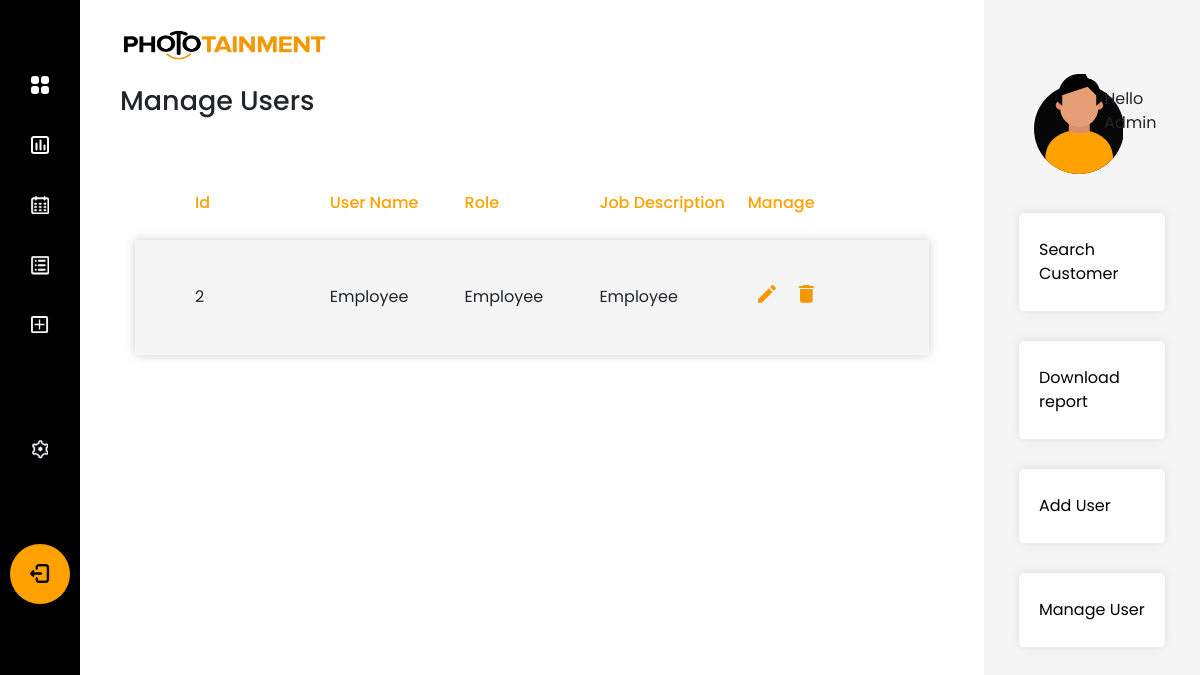
The page /phototainment/manage-user (signed in) on the database as committed earlier.
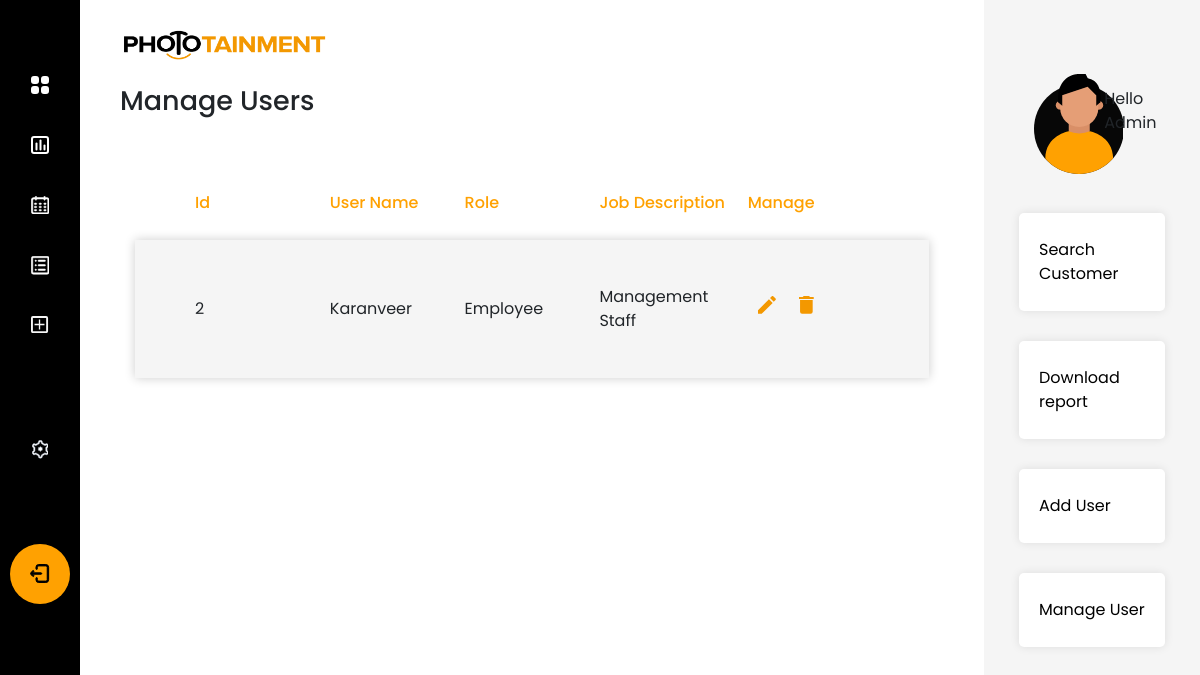
The same page on the database as committed later.
### app/models.py (models this page shows)
class User(UserMixin, db.Model):
    __tablename__ = "user"
    id = db.Column(db.Integer, primary_key=True)
    username = db.Column(db.String(50), unique=True, nullable=False)
    password = db.Column(db.String(100), nullable=False)
    job_description = db.Column(db.String(50), nullable=False)
    role_id = db.Column(db.Integer, db.ForeignKey("user_role.role_id"), nullable=False)
    role = relationship("Role", back_populates="user")
    comment = relationship("Comment", back_populates="user")
    events = relationship("Event", back_populates="user")

class Role(db.Model):
    __tablename__ = "user_role"
    role_id = db.Column(db.Integer, primary_key=True)
    role_name = db.Column(db.String(50), unique=True, nullable=False)
    role_description = db.Column(db.String(50))
    user = relationship("User", back_populates="role")

### app/phototainment/views.py (the view)
@custom_bp.route('/manage-user', methods=["GET"])
@login_required
@admin
def manage_user():
    users = db.session.query(User).order_by('id')
    return render_template('manage-users.html', users=users)

### app/models.py (called while the page is built)
@login_manager.user_loader
def load_user(user_id):
    return User.query.get(int(user_id))

### app/privilege.py (called while the page is built)
def admin(f):
    @wraps(f)
    def decorator_function(*args, **kwargs):
        if current_user.role_id == 1:
            return f(*args, **kwargs)
        else:
            return abort(403)
    return decorator_function

### app/templates/manage-users.html (shortened to what this page needs)
{% extends 'base.html' %}
{% block page_head %}Manage Users{% endblock %}
{% block navbar %}{% include 'sidebar.html' %}{% endblock %}
{% block content %}
<div class="row m-0">
    <div class="col-12">
        <ul class="table-main user-table">
            <li class="table-head">
                <ul class="table-row">
                    <li class="table-item">Id</li>
                    <li class="table-item">User Name</li>
                    <li class="table-item">Role</li>
                    <li class="table-item">Job Description</li>
                    <li class="table-item" style="width:15%;">Manage</li>
                </ul>
            </li>
            <li class="table-body">
                {% for user in users %}
                {% if not user.id == 1 %}
                <ul class="table-row">
                    <li class="table-item">
                        {{user.id}}
                    </li>
                    <li class="table-item">{{user.username.title()}}</li>
                    <li class="table-item">{{user.role.role_name}}</li>
                    <li class="table-item">{{user.job_description}}</li>
                    <li class="table-item">
                        <a class="edit-btn"
                           href="{{ url_for('phototainment.edit_user', user_id=user.id) }}">
                        </a>
                        <button class="delete-btn"
                                onclick="deleteUser('{{ url_for('phototainment.delete_user', user_id=user.id) }}')">
                        </button>
                    </li>
                    {% endif %}
                    {% endfor %}
                </ul>
            </li>
        </ul>
    </div>
</div>
{% endblock %}
{% block side_bar %}{% include 'right-bar.html' %}{% endblock %}

### app/templates/base.html (shortened to what this page needs)
<!DOCTYPE html>
<html lang="en">
<head>
    <link rel="stylesheet" href="{{ url_for('static', filename='css/all.min.css') }}">
    <link rel="stylesheet" href="{{ url_for('static', filename='css/bootstrap.min.css') }}">
    <link rel="stylesheet" href="{{ url_for('static', filename='css/style.css') }}">
</head>
<body>
<div class="wrapper">
    {% block navbar %}{% endblock %}
    <div id="content">
        <header class="pb-5">
            <div class="col-3 p-0"><img class="w-100 p-0" src="{{ url_for('static', filename='img/logo.png') }}"
                                        alt="logo"/></div>
            <div class="page-head col-12 p-0"><h3>{% block page_head %}{% endblock %}</h3></div>
        </header>
        {% block content %}{% endblock %}
    </div>
    {% block side_bar %}{% endblock %}
</body>
</html>

### app/templates/sidebar.html (shortened to what this page needs)
<nav id="sidebar" class="active">
    <ul class="list-unstyled components">
        <li>
            <a href="{{ url_for('phototainment.home') }}">
            </a>
        </li>
        <li>
            <a href="{{ url_for('phototainment.charts') }}">
            </a>
        </li>
        <li>
            <a href="{{ url_for('phototainment.upcoming_events') }}">
            </a>
        </li>
        <li>
            <a href="{{ url_for('phototainment.search_event') }}">
            </a>
        </li>
        <li>
            <a href="{{ url_for('phototainment.add_event') }}">
            </a>
        </li>
        <li class="icon-settings">
            <a href="{{ url_for('phototainment.change_password') }}">
            </a>
        </li>
        <li>
            <a href="{{ url_for('phototainment.logout') }}" class="article">
            </a>
        </li>
    </ul>
</nav>

### app/templates/right-bar.html
<div class="right-bar col-xl-2 col-lg-3 col-md-3">
    <div class="row py-4 greeting-outer">
        <div class="col-lg-7 greeting-img">
            <img src="{{ url_for('static', filename='img/user.png') }}" alt="user"/>
        </div>
        <div class="col-lg-5 text-left greeting-txt">
            <p class="m-0">Hello</p>
            <p class="m-0">{{ current_user.username.title() }}</p>
        </div>
    </div>
    <div class="row">
        <div class="bar-quick-links col-12 p-0">
            <ul>
                <li><a href="#">Search Customer</a></li>
                <li><a href="{{ url_for('phototainment.generate_report') }}">Download report</a></li>
                {% if current_user.role.role_id == 1 %}
                <li><a href="{{ url_for('phototainment.register') }}">Add User</a></li>
                <li><a href="{{ url_for('phototainment.manage_user') }}">Manage User</a></li>
                {% endif %}
            </ul>
        </div>
    </div>
</div>

### app/static/css/style.css (style rules this page uses)
body { font-family: 'Poppins', sans-serif; background: #343434; }
button { cursor: pointer }
.page-head h3 { padding:0; margin:25px 0 0 0; font-size: 27px; }
.user-table .table-item { width: 20%; }
.wrapper { display: flex; align-items: stretch; }
#sidebar { min-width: 250px; max-width: 250px; background: #000000;; color: #fff; transition: all 0.3s; }
#sidebar.active { min-width: 80px; max-width: 80px; text-align: center; }
#sidebar ul li a { text-align: left; color: #fff; }
#sidebar.active ul li a { padding: 20px 10px; text-align: center; font-size: 0.85em; width: 60px; height: 60px; margin: auto; border-radius: 60px; }
.icon-settings { margin: 8vh 0; }
#sidebar ul.components { padding: 7vh 0; }
#sidebar ul li a { padding: 10px; font-size: 15px !important; display: block; position: relative; transition: all 1s ease; }
ul ul a { font-size: 0.9em !important; padding-left: 30px !important; background: rgb(255, 127, 0, 0.7); box-shadow: 0px 0px 14px rgb(52 52 52 / 20%) inset; }
a.article, a.article:hover { background: #FFA101 !important; color: #fff !important; }
.right-bar { background: #F5F5F5; padding:50px; min-width: 18%; }
.greeting-txt { padding: 9% 0; }
.bar-quick-links ul { margin: 0; padding: 0; width: 100%; float: left; list-style: none; }
.bar-quick-links ul li { margin: 15px 0; width: 100%; float: left; }
.bar-quick-links ul li a { padding: 25px 20px; background: #fff; width: 100%; box-shadow: 0 0 10px rgba(0, 0, 0, 0.1); float: left; color: #000; border-radius: 5px; }
#content { padding: 30px 40px; background: #fff; min-height: 100vh; width: 100% !important; transition: all 0.3s; }
.table-main, .table-row { width: 100%; margin: 0; padding: 0; list-style: none; float: left; }
.table-row { align-items: center; position: relative; display: flex; }
.table-row::before { width: 85.5%; content: ''; height: 1px; background: #d7d7d7; bottom: 0; position: absolute; }
.table-row:last-child::before { display: none; }
.table-head { width: 100%; float: left; padding: 0 60px; }
.table-body { width: 100%; float: left; background: #F5F5F5; box-shadow: 0 0 10px rgb(0 0 0 / 20%); padding: 20px 60px; }
.table-item { float: left; padding: 25px 0; width: 14.2%; }
.table-row li:last-child { border: none; padding: 25px 0 25px 2%; }
.table-head .table-row { display: initial; font-weight: 500; }
.table-head .table-item { color: #FFA101; text-align: left; }
.delete-btn, .edit-btn, .open-btn { background: none; border: none; box-shadow: none; padding: 0 10px !important; margin: 0; }

Rows that differ between the two databases and show on the page:
changed User "Employee": username "Employee" → "Karanveer"; job_description "Employee" → "Management Staff"
